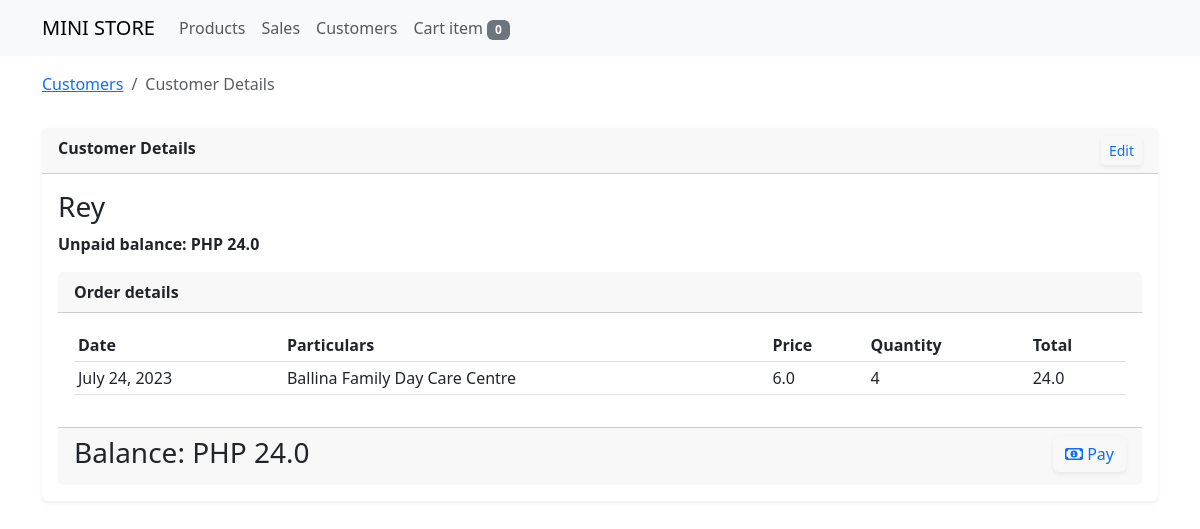
Page /customers/details/8BDD2F03863F on the earlier database version.
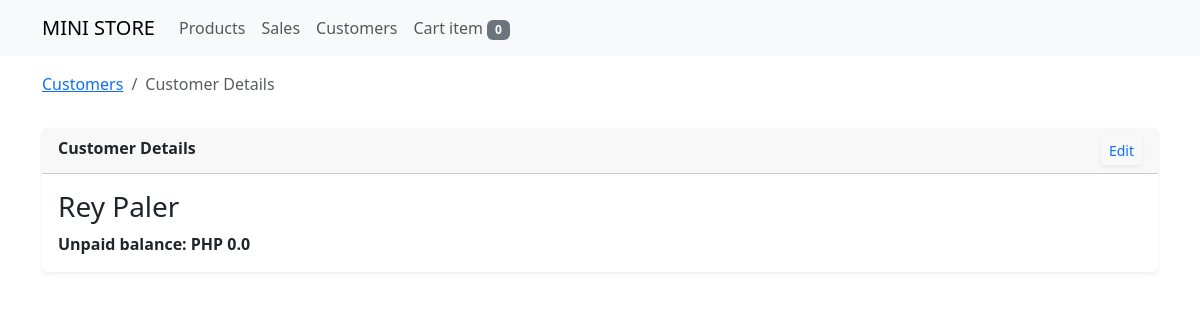
Same page on the later database version.
### store/models.py (models this page shows, shortened)
class Customer(models.Model):
    customer_id = models.CharField(max_length=12, unique=True, blank=True, null=True)
    name = models.CharField(max_length=200, unique=True)
    contact = models.CharField(max_length=20, blank=True, null=True)
    is_active = models.BooleanField(default=True)

class OrderTransaction(models.Model):
    order_id = models.CharField(max_length=12, unique=True)
    customer = models.ForeignKey(Customer, on_delete=models.CASCADE)
    product = models.ForeignKey(Product, on_delete=models.CASCADE)
    price = models.FloatField()
    quantity = models.PositiveIntegerField()
    total_amount = models.FloatField()
    is_paid = models.BooleanField(default=False)
    created = models.DateTimeField(auto_now_add=True)
    @property
    def get_cost(self):
        cost = self.price * self.quantity
        return cost

class TimeStampedModel(models.Model):
    created = models.DateTimeField(auto_now_add=True)
    updated = models.DateTimeField(auto_now=True)
    class Meta:
        ordering = ('-updated','-created')

class Product(TimeStampedModel):
    user = models.ForeignKey(User, on_delete=models.CASCADE)
    bar_code = models.CharField(max_length=20, unique=True)
    name = models.CharField(max_length=200)
    category = models.ForeignKey(Category, on_delete=models.CASCADE, blank=True, null=True)
    cost = models.FloatField()
    price = models.FloatField()
    quantity = models.IntegerField()
    image = models.ImageField(upload_to=image_directory_path, blank=True, null=True)

### store/views/customer_view.py (the view)
# urls.py: path('customers/details/<customer_id>', customer_detail_view, name='customer_details'),
def customer_detail_view(request, customer_id):
    customer = get_object_or_404(Customer, customer_id=customer_id)
    unpaid_orders = OrderTransaction.objects.filter(customer=customer).filter(is_paid=False)
    total_unpaid_orders = unpaid_orders.aggregate(total_unpaid=(Sum(F('price') * F('quantity'))))
    cart = Cart(request)
    cart_items = cart.__len__()
    context = {
        'title': 'customer details',
        'customer': customer,
        'cart_items': cart_items,
        'unpaid_orders': unpaid_orders,
        'total_unpaid_orders': total_unpaid_orders['total_unpaid']
    }
    return render(request, 'customer_detail_view.html', context)

### store/cartitem.py (called while the page is built)
    def __len__(self):
        return sum(item['quantity'] for item in self.cart.values())

### store/templates/customer_detail_view.html (shortened to what this page needs)
{% extends 'base.html' %}
{% block content %}
<div class="row">
    <div class="col-sm-12 mt-3">
      <nav aria-label="breadcrumb">
        <ol class="breadcrumb">
          <li class="breadcrumb-item" aria-current="page"><a href="{% url 'store:customer_view' %}">Customers</a></li>
          <li class="breadcrumb-item active" aria-current="page">{{title|title}}</li>
        </ol>
      </nav>
    </div>
</div>
<div class="row">
    <div class="col-sm-12">
        <div class="card border-0 shadow-sm mt-3">
            <div class="card-header">
                <strong>{{title|title}}</strong>
                <a href="" class="btn btn-outline-primary btn-sm border-0 shadow-sm float-end" data-bs-toggle="modal" data-bs-target="#updateCustomer">Edit</a>
            </div>
            <div class="card-body">
                <h3>{{ customer.name|title }}</h3>
                <strong>Unpaid balance: PHP {% if total_unpaid_orders %}{{ total_unpaid_orders }}{% else %}0.0{% endif %}</strong>
                {% if unpaid_orders %}
                <div class="card border-0 mt-3">
                    <div class="card-header">
                        <strong>Order details</strong>
                    </div>
                    <div class="card-body">
                        <table class="table table-sm" id="myTable">
                            <thead>
                                <tr>
                                    <th>Date</th>
                                    <th>Particulars</th>
                                    <th>Price</th>
                                    <th>Quantity</th>
                                    <th>Total</th>
                                </tr>
                            </thead>
                            <tbody>
                                {% for item in unpaid_orders %}
                                <tr>
                                    <td>{{ item.created|date }}</td>
                                    <td>{{ item.product.name }}</td>
                                    <td>{{ item.price }}</td>
                                    <td>{{ item.quantity }}</td>
                                    <td>{{ item.get_cost }}</td>
                                </tr>
                                {% endfor %}
                            </tbody>
                        </table>
                    </div>
                    <div class="card-footer">
                        <a class="btn btn-outline-primary border-0 shadow-sm float-end" data-bs-toggle="modal" data-bs-target="#payBalance"><i class="fa-regular fa-money-bill-1"></i> Pay</a>
                        <h3>Balance: PHP {% if total_unpaid_orders %}{{ total_unpaid_orders }}{% else %}0.0{% endif %}</h3>
                    </div>
                </div>
                {% endif %}
            </div>
        </div>
    </div>
</div>
{% endblock %}

Differences in the rows shown:
no longer on this page (row edited): OrderTransaction: created "July 24, 2023", product.name "Ballina Family Day Care Centre", price "6.0", quantity "4", get_cost "24.0"
changed Customer: name "Rey" → "Rey Paler"
Other differences:
{{ total_unpaid_orders }}: "24.0" → (not shown)
text no longer shown: "Order details Date Particulars Price Quantity Total Pay Balance: PHP"
text now shown: "0.0"
